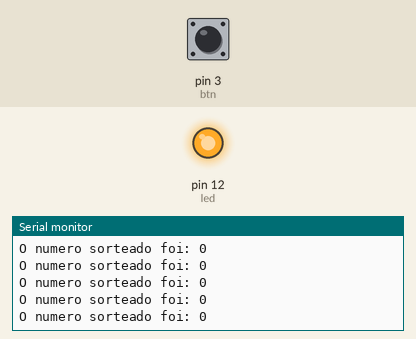
A sketch run on a simulated Arduino Uno, built with avr-gcc and run on an emulated ATmega328P. Shown: output pins drawn as LEDs (lit = HIGH), the last lines printed to the serial monitor. The test bench sets the inputs (shaded band); at power-on: pin 3 (btn) HIGH. Random numbers use the default seed unless the sketch sets one.

Above: at 1.2 s.
1.3 s: pin 3 (btn) pulled LOW for 0.15 s
At 2.2 s:
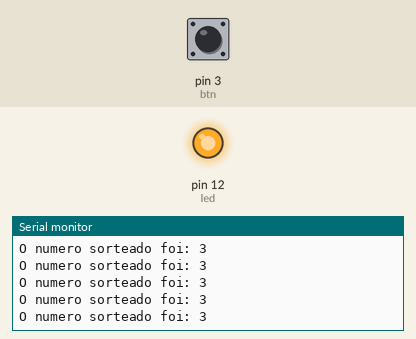
2.9 s: pin 3 (btn) pulled LOW for 1 s
At 3.8 s:
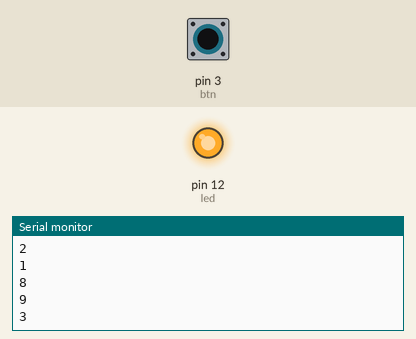
6.9 s: pin 3 (btn) pulsed LOW 2 times (0.12 s each, 0.3 s apart)
At 8.0 s:
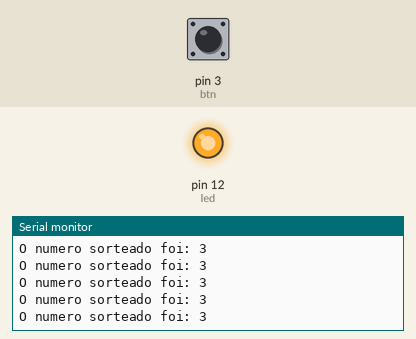
10.5 s: pin 3 (btn) pulsed LOW 5 times (0.12 s each, 0.3 s apart)
At 11.5 s:
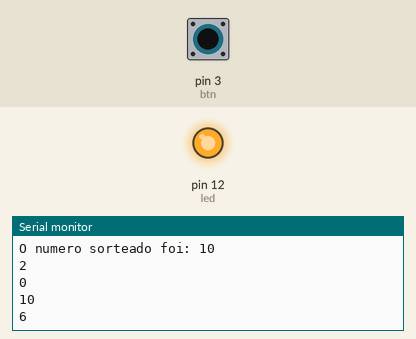
Timing chart, 0 to 13.5 s (numbered marks = the images above; inputs shaded):
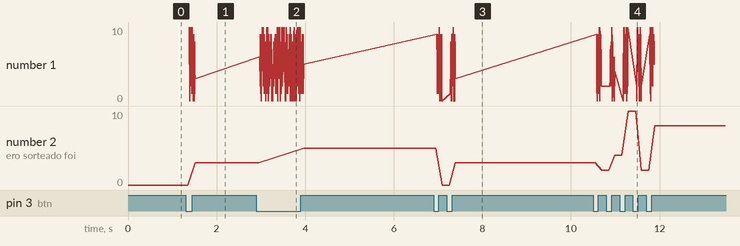

The sketch:

while_7_sorteio.ino
```cpp
#define led 12
#define btn 3
byte sorteio;
void setup() {
   Serial.begin(9600);
   pinMode(led, OUTPUT);  pinMode(btn, INPUT_PULLUP);
   digitalWrite(led, HIGH);
   randomSeed(analogRead(A0));
}

void loop() {
  while(!digitalRead(btn)){
    sorteio = random(11);
    Serial.println(sorteio);
  }
    Serial.println("O numero sorteado foi: " + String(sorteio));
}
```

Measured:
- after the input at 1.3 s, the serial monitor: prints a new line after 0.08 s (image 1)
- after the input at 2.9 s, the serial monitor: prints a new line after 0.08 s (image 2)
- after the input at 6.9 s, the serial monitor: prints a new line after 0.13 s (image 3)
- after the input at 10.5 s, the serial monitor: prints a new line after 0.08 s (image 4)
- plotted number 1: 3 → 8 after the input at 10.5 s
- plotted number 2: 0 → 3 after the input at 1.3 s, 3 → 8 after the input at 10.5 s
